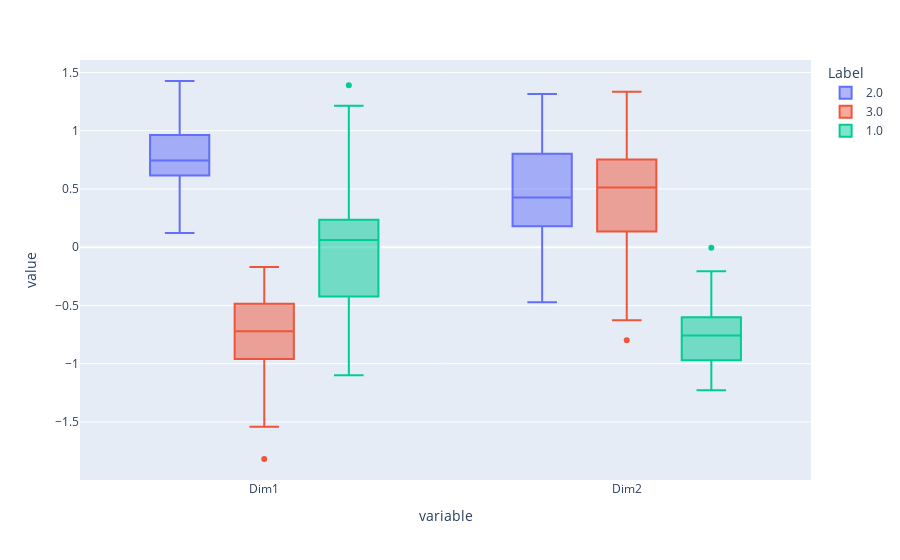

The notebook cell saved with this chart:
### Code cell
import plotly.express as px
fig = px.box(Data_app,color="Label")
fig.show()

### Figure 1 — Plotly figure (JSON) as saved in the notebook; plotly's stock layout.template omitted (floating-point values rounded to 4 significant figures)
{"data": [{"alignmentgroup": "True", "hovertemplate": "Label=2.0<br>variable=%{x}<br>value=%{y}<extra></extra>", "legendgroup": "2.0", "marker": {"color": "#636efa"}, "name": "2.0", "notched": false, "offsetgroup": "2.0", "orientation": "v", "showlegend": true, "type": "box", "x": ["Dim1", "Dim1", "Dim1", "Dim1", "Dim1", "Dim1", "Dim1", "Dim1", "Dim1", "Dim1", "Dim1", "Dim1", "Dim1", "Dim1", "Dim1", "Dim1", "Dim1", "Dim1", "Dim1", "Dim1", "Dim1", "Dim1", "Dim1", "Dim1", "Dim1", "Dim1", "Dim1", "Dim1", "Dim1", "Dim1", "Dim1", "Dim1", "Dim1", "Dim1", "Dim1", "Dim1", "Dim1", "Dim1", "Dim1", "Dim1", "Dim1", "Dim1", "Dim1", "Dim1", "Dim2", "Dim2", "Dim2", "Dim2", "Dim2", "Dim2", "Dim2", "Dim2", "Dim2", "Dim2", "Dim2", "Dim2", "Dim2", "Dim2", "Dim2", "Dim2", "Dim2", "Dim2", "Dim2", "Dim2", "Dim2", "Dim2", "Dim2", "Dim2", "Dim2", "Dim2", "Dim2", "Dim2", "Dim2", "Dim2", "Dim2", "Dim2", "Dim2", "Dim2", "Dim2", "Dim2", "Dim2", "Dim2", "Dim2", "Dim2", "Dim2", "Dim2", "Dim2", "Dim2"], "x0": " ", "xaxis": "x", "y": [0.5541, 0.664, 0.8849, 0.9372, 0.4397, 0.7996, 0.6749, 1.08, 0.2568, 0.639, 0.9937, 0.8977, 0.653, 1.089, 0.6932, 0.7033, 0.8151, 0.8698, 0.6802, 0.8996, 1.427, 0.7367, 0.8011, 0.121, 1.049, 0.619, 1.032, 0.1342, 1.169, 0.4395, 1.052, 0.5019, 1.058, 0.7528, 0.6315, 1.181, 0.6124, 0.8724, 0.9911, 0.7859, 0.1598, 0.5795, 0.6466, 0.4219, 0.2389, -0.4733, 0.5437, 0.5496, 1.026, 0.31, -0.0462, 0.6179, 1.229, 0.7518, 0.18, 0.5456, 0.8765, 0.4617, 0.1014, 0.8738, 0.2408, -0.3338, 0.7788, 0.827, 0.0468, 0.4141, 0.4805, 1.315, 0.3174, 0.1805, -0.0578, 1.011, 0.3053, 1.078, 0.9332, 0.0097, 0.4217, 0.6822, 0.4313, 0.0443, 0.3746, 0.3045, -0.1215, 0.7379, 1.135, -0.0669, 1.075, 0.3297], "y0": " ", "yaxis": "y"}, {"alignmentgroup": "True", "hovertemplate": "Label=3.0<br>variable=%{x}<br>value=%{y}<extra></extra>", "legendgroup": "3.0", "marker": {"color": "#EF553B"}, "name": "3.0", "notched": false, "offsetgroup": "3.0", "orientation": "v", "showlegend": true, "type": "box", "x": ["Dim1", "Dim1", "Dim1", "Dim1", "Dim1", "Dim1", "Dim1", "Dim1", "Dim1", "Dim1", "Dim1", "Dim1", "Dim1", "Dim1", "Dim1", "Dim1", "Dim1", "Dim1", "Dim1", "Dim1", "Dim1", "Dim1", "Dim1", "Dim1", "Dim1", "Dim1", "Dim1", "Dim1", "Dim1", "Dim1", "Dim1", "Dim1", "Dim1", "Dim1", "Dim1", "Dim1", "Dim1", "Dim1", "Dim1", "Dim1", "Dim1", "Dim1", "Dim1", "Dim1", "Dim2", "Dim2", "Dim2", "Dim2", "Dim2", "Dim2", "Dim2", "Dim2", "Dim2", "Dim2", "Dim2", "Dim2", "Dim2", "Dim2", "Dim2", "Dim2", "Dim2", "Dim2", "Dim2", "Dim2", "Dim2", "Dim2", "Dim2", "Dim2", "Dim2", "Dim2", "Dim2", "Dim2", "Dim2", "Dim2", "Dim2", "Dim2", "Dim2", "Dim2", "Dim2", "Dim2", "Dim2", "Dim2", "Dim2", "Dim2", "Dim2", "Dim2", "Dim2", "Dim2"], "x0": " ", "xaxis": "x", "y": [-0.4038, -0.178, -1.175, -1.017, -0.6814, -0.918, -0.3024, -0.3161, -0.2516, -0.8326, -0.8106, -0.8814, -0.5752, -1.078, -0.7313, -0.2416, -0.5627, -1.541, -0.7102, -0.8899, -0.8146, -0.6682, -0.9041, -0.9255, -0.7989, -1.007, -0.5627, -0.6139, -0.3422, -1.269, -0.7112, -0.3967, -0.1697, -1.818, -1.228, -0.2824, -0.4867, -1.262, -0.7105, -1.03, -0.9948, -0.9198, -0.4833, -0.5033, 0.1031, 0.578, 0.1001, 0.1242, 0.3002, 0.8609, 0.8827, -0.44, 1.334, 0.2976, 0.4546, 0.145, 0.5388, 0.9462, 0.5496, 0.6596, 0.8755, -0.6268, 0.6802, 0.4278, 0.334, 0.6882, 0.4843, 0.1038, 1.325, 0.2527, 0.9506, 0.6884, 0.6152, -0.7993, -0.1537, 0.6638, 0.8163, -0.0261, 1.028, 1.22, 0.3958, -0.0454, 0.458, 0.0177, 0.5573, 0.6798, 0.4206, 1.213], "y0": " ", "yaxis": "y"}, {"alignmentgroup": "True", "hovertemplate": "Label=1.0<br>variable=%{x}<br>value=%{y}<extra></extra>", "legendgroup": "1.0", "marker": {"color": "#00cc96"}, "name": "1.0", "notched": false, "offsetgroup": "1.0", "orientation": "v", "showlegend": true, "type": "box", "x": ["Dim1", "Dim1", "Dim1", "Dim1", "Dim1", "Dim1", "Dim1", "Dim1", "Dim1", "Dim1", "Dim1", "Dim1", "Dim1", "Dim1", "Dim1", "Dim1", "Dim1", "Dim1", "Dim1", "Dim1", "Dim1", "Dim1", "Dim1", "Dim1", "Dim1", "Dim1", "Dim1", "Dim1", "Dim1", "Dim1", "Dim1", "Dim1", "Dim1", "Dim1", "Dim1", "Dim1", "Dim1", "Dim1", "Dim1", "Dim1", "Dim1", "Dim1", "Dim1", "Dim1", "Dim2", "Dim2", "Dim2", "Dim2", "Dim2", "Dim2", "Dim2", "Dim2", "Dim2", "Dim2", "Dim2", "Dim2", "Dim2", "Dim2", "Dim2", "Dim2", "Dim2", "Dim2", "Dim2", "Dim2", "Dim2", "Dim2", "Dim2", "Dim2", "Dim2", "Dim2", "Dim2", "Dim2", "Dim2", "Dim2", "Dim2", "Dim2", "Dim2", "Dim2", "Dim2", "Dim2", "Dim2", "Dim2", "Dim2", "Dim2", "Dim2", "Dim2", "Dim2", "Dim2"], "x0": " ", "xaxis": "x", "y": [0.1761, 0.2424, 0.2074, -0.5295, -0.2367, -0.3973, 0.6959, -0.0255, 0.0692, 0.0521, 0.0784, 0.0592, 0.6855, -0.6852, -0.8324, 0.882, 0.0703, -0.9302, 1.39, -0.4469, 1.214, -0.6565, 0.5343, 0.066, 0.244, 0.1605, -0.9188, 0.8748, 0.1485, -0.1849, -0.4008, 0.2282, -0.0966, 1.078, -0.1726, -0.679, -0.0319, 0.192, 0.18, -0.2306, -0.4881, -0.9752, 0.4895, -1.099, -0.9608, -0.6561, -0.8556, -0.6514, -0.7864, -1.011, -0.0057, -0.7663, -0.8456, -0.9986, -0.8752, -0.6489, -0.2906, -0.5299, -0.7494, -1.05, -1.13, -1.007, -0.86, -0.7464, -0.4879, -0.2069, -0.9227, -1.228, -0.9808, -0.7381, -1.002, -0.555, -0.9231, -0.6614, -0.3862, -0.6627, -0.9383, -0.5533, -0.6857, -0.7156, -0.9866, -1.125, -0.6735, -0.5463, -0.8505, -0.9911, -0.3282, -0.4263], "y0": " ", "yaxis": "y"}], "layout": {"boxmode": "group", "legend": {"title": {"text": "Label"}, "tracegroupgap": 0}, "margin": {"t": 60}, "xaxis": {"anchor": "y", "domain": [0, 1], "title": {"text": "variable"}}, "yaxis": {"anchor": "x", "domain": [0, 1], "title": {"text": "value"}}}}
